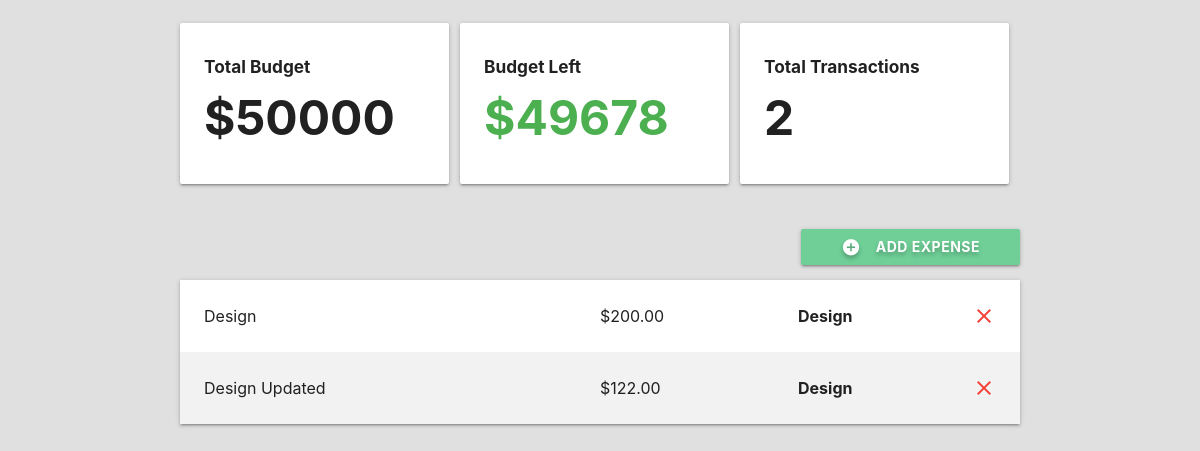
Screenshot of /website-development/ with the database file from the repository.
### budget/models.py (models this page shows, shortened)
class Project(models.Model):
    name = models.CharField(max_length=100)
    slug = models.SlugField(max_length=100, unique=True, blank=True)
    budget = models.IntegerField()
    @property
    def budget_left(self):
        expense_list = Expense.objects.filter(project=self)
        total_expense_amount = 0
        for expense in expense_list:
            total_expense_amount += expense.amount
        total_expense_amount = int(total_expense_amount)
        return self.budget - total_expense_amount
    @property
    def total_transactions(self):
        expense_list = Expense.objects.filter(project=self)
        return len(expense_list)

class Expense(models.Model):
    project = models.ForeignKey(
        Project, on_delete=models.CASCADE, related_name='expenses')
    title = models.CharField(max_length=100)
    amount = models.DecimalField(max_digits=8, decimal_places=2)
    category = models.ForeignKey(Category, on_delete=models.CASCADE)
    class Meta:
        ordering = ('-amount',)

class Category(models.Model):
    project = models.ForeignKey(Project, on_delete=models.CASCADE)
    name = models.CharField(max_length=50)

### budget/views.py (the view, shortened to what this page needs)
# urls.py: path('<slug:project_slug>/', views.project_detail, name='detail'),
def project_detail(request, project_slug):
    project = get_object_or_404(Project, slug=project_slug)
    if request.method == 'GET':
        category_list = Category.objects.filter(project=project)
        return render(request, 'budget/project-detail.html', {'project': project, 'expense_list': project.expenses.all(), 'category_list': category_list})
    return redirect(project)

### budget/templates/budget/project-detail.html (shortened to what this page needs)
{% extends 'budget/base.html' %}
{% block content %}
<div class="container">
  <section class="section section-stats">
    <div class="row">
      <div class="col s12 m12 l4">
        <div class="card-panel">
          <h6 class="bold">Total Budget</h6>
          <h1 class="bold">${{ project.budget }}</h1>
        </div>
      </div>
      <div class="col s12 m6 l4">
        <div class="card-panel">
          <h6 class="bold">Budget Left</h6>
          {% if project.budget_left > 0 %}
            <h1 class="bold green-text">${{ project.budget_left }}</h1>
          {% elif project.budget_left == 0 %}
            <h1 class="bold orange-text">${{ project.budget_left }}</h1>
          {% else %}
            <h1 class="bold red-text">${{ project.budget_left }}</h1>
          {% endif %}
        </div>
      </div>
      <div class="col s12 m6 l4">
        <div class="card-panel">
          <h6 class="bold">Total Transactions</h6>
          <h1 class="bold">{{ project.total_transactions }}</h1>
        </div>
      </div>
    </div>
  </section>
  <section class="section section-expenses">
    <div class="row">
      <button class="btn waves-effect right modal-trigger" href="#expenseModal">
        <i class="material-icons white-text left">add_circle</i>
        Add Expense
      </button>
    </div>
    <ul class="z-depth-1">
      {% for expense in expense_list %}
      <li>
        <div class="card-panel z-depth-0 expense">
          <div class="row">
            <div class="col l6">
              <span class="title">{{ expense.title }}</span>
            </div>
            <div class="col l3">
              <span class="title">${{ expense.amount }}</span>
            </div>
            <div class="col 1">
              <span class="title bold">{{ expense.category.name }}</span>
            </div>
            <a class="close-icon" onclick="deleteExpense(this)" data-id="{{ expense.id }}">
              <i class="material-icons red-text right">close</i>
            </a>
          </div>
        </div>
      </li>
      {% endfor %}
    </ul>
  </section>
</div>
{% endblock %}

### budget/static/css/styles.css (style rules this page uses)
html { font-family: 'Montserrat'; background-color: #E0E0E0; }
h1, h6 { font-weight: bold; }
.bold { font-weight: bold; }
.row { margin: 0!important; }
.row .col { padding-left: 0!important; }
.section-stats h1 { font-size: 4vw; margin: 15px 0px; }
.section-expenses button { padding: 0px 40px; font-weight: bold; text-shadow: 0px 3px 4px rgba(0, 0, 0, .25); background-color: #6FCF97; }
.section-expenses .expense { font-size: 16px; border-radius: 0; margin: 0; }
.section-expenses li:nth-child(even) .expense { background-color: #F2F2F2; }

### rows the page displays
Project: budget "50000", budget_left "49678", total_transactions "2"
Expense: title "Design", amount "200.00", category.name "Design"
Expense: title "Design Updated", amount "122.00", category.name "Design"
